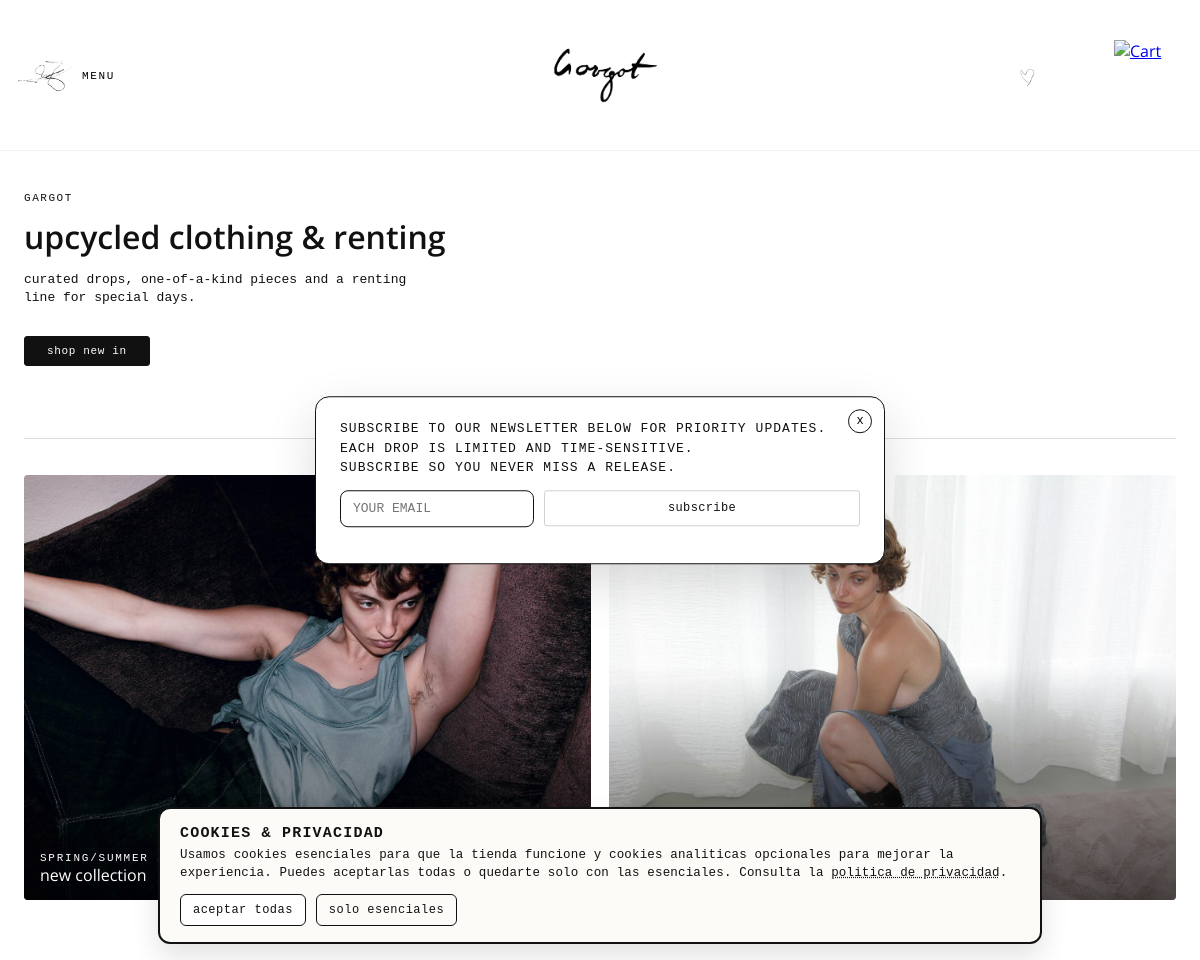
The page / on the database its author committed.
### tables this page shows
CREATE TABLE `home_cards` (
  `id` int(11) NOT NULL,
  `title` varchar(255) NOT NULL,
  `subtitle` varchar(255) DEFAULT NULL,
  `image_path` varchar(500) NOT NULL,
  `link_url` varchar(500) DEFAULT NULL,
  `sort_order` int(11) NOT NULL DEFAULT 1,
  `active` tinyint(1) NOT NULL DEFAULT 1,
  `card_size` varchar(10) NOT NULL DEFAULT 'md'
);

### index.php (the view, shortened to what this page needs)
<?php
require_once "includes/conexion.php";
$BASE_PATH = rtrim(dirname($_SERVER['SCRIPT_NAME'] ?? ''), '/\\');
$BASE_PATH = $BASE_PATH === '' ? '/' : $BASE_PATH . '/';
function normalize_link_url($url, $basePath) {
    $url = trim((string)$url);
    while (strpos($url, '../') === 0 || strpos($url, '..\\') === 0) {
        $url = substr($url, 3);
    }
    $lower = strtolower($url);
    $parts = parse_url($url);
    $path = $parts['path'] ?? '';
    $query = isset($parts['query']) ? '?' . $parts['query'] : '';
    $fragment = isset($parts['fragment']) ? '#' . $parts['fragment'] : '';
    $path = str_replace('\\', '/', $path);
    $isRoot = $path[0] === '/';
    $pathTrim = ltrim($path, '/');
    $baseTrim = trim($basePath, '/');
    $docRoot = rtrim($_SERVER['DOCUMENT_ROOT'] ?? '', '/\\');
    if ($isRoot) {
        if ($docRoot !== '') {
            $fsPath = $docRoot . $path;
        }
    } else {
        $fsPath = __DIR__ . '/' . $pathTrim;
    }
    return $basePath . $pathTrim . $query . $fragment;
}
$hasCardSize = false;
$colCheck = $conexion->query("SHOW COLUMNS FROM home_cards LIKE 'card_size'");
if ($colCheck && $colCheck->num_rows > 0) {
    $hasCardSize = true;
}
$sqlHomeCards = $hasCardSize
    ? "SELECT id, title, subtitle, link_url, image_path, card_size
       FROM home_cards
       WHERE active = 1
       ORDER BY sort_order ASC, id ASC"
    : "SELECT id, title, subtitle, link_url, image_path
       FROM home_cards
       WHERE active = 1
       ORDER BY sort_order ASC, id ASC";
$resHomeCards = $conexion->query($sqlHomeCards);
?>
<!DOCTYPE html>
<html lang="es">
<head>
    <link rel="stylesheet" href="css/estilos.css?v=3">
</head>
<body class="page-index">
<?php include 'includes/header.php'; ?>
<main class="home">
    <section class="home-hero">
        <div class="home-hero-inner">
            <p class="hero-kicker">gargot</p>
            <h1>upcycled clothing &amp; renting</h1>
            <p class="hero-text">
                curated drops, one-of-a-kind pieces and a renting line for special days.
            </p>
            <a href="new_in.php" class="btn-hero">shop new in</a>
        </div>
    </section>
    <section class="home-grid">
        <?php if ($resHomeCards && $resHomeCards->num_rows > 0): ?>
            <?php while ($card = $resHomeCards->fetch_assoc()): ?>
                <?php
                    $sizes = ['sm','md','lg','wide','tall'];
                    $cardSize = in_array($card['card_size'] ?? 'md', $sizes, true) ? $card['card_size'] : 'md';
                    $safeLink = normalize_link_url($card['link_url'] ?? '', $BASE_PATH);
                ?>
                <a href="<?php echo htmlspecialchars($safeLink); ?>" class="home-card home-card--<?php echo $cardSize; ?>">
                    <div class="home-card-media">
                        <img src="<?php echo htmlspecialchars($card['image_path']); ?>"
                             alt="<?php echo htmlspecialchars($card['title']); ?>">
                    </div>
                    <div class="home-card-overlay">
                        <span class="home-card-kicker">
                            <?php echo htmlspecialchars($card['subtitle']); ?>
                        </span>
                        <span class="home-card-title">
                            <?php echo htmlspecialchars($card['title']); ?>
                        </span>
                    </div>
                </a>
            <?php endwhile; ?>
        <?php else: ?>
            <p class="txt-secundario">
                no home cards configured yet. go to admin → home images.
            </p>
        <?php endif; ?>
    </section>
</main>
</body>
</html>

### css/estilos.css (style rules this page uses)
body { margin: 0; font-family: "GargotSans", system-ui, -apple-system, BlinkMacSystemFont, "Segoe UI", sans-serif; background: #ffffff; color: #111; }
h1, h2, h3, h4, h5, h6, .menu a, .producto-info .linea1, .producto-info .linea2, .producto-info .linea3, .tipo, .talla, .marca, .nombre, .header .logo { font-family: "GargotSans", system-ui, sans-serif !important; }
.home { max-width: 1200px; margin: 0 auto; padding: 30px 24px 60px; }
.home-hero { position: relative; width: 100%; min-height: 220px; margin-bottom: 36px; border-bottom: 1px solid #ddd; padding-bottom: 26px; }
.home-hero-inner { max-width: 520px; font-family: "Source Code Pro", monospace; }
.home-hero-inner h1 { font-family: "GargotSans", sans-serif; font-size: 32px; text-transform: lowercase; margin: 8px 0 10px; }
.hero-kicker { text-transform: uppercase; font-size: 11px; letter-spacing: 0.14em; }
.hero-text { font-size: 13px; line-height: 1.4; max-width: 420px; }
.btn-hero { display: inline-block; margin-top: 16px; padding: 8px 22px; border-radius: 3px; border: 1px solid #111; background: #111; color: #fff; font-family: "Source Code Pro", monospace; font-size: 11px; text-transform: lowercase; letter-spacing: 0.06em; text-decoration: none; cursor: pointer; }
.home-grid { display: grid; grid-template-columns: repeat(12, minmax(0, 1fr)); gap: 18px; grid-auto-flow: dense; width: 100%; }
.home-card { position: relative; display: block; text-decoration: none; color: inherit; overflow: hidden; border-radius: 4px; }
.home-card-media { width: 100%; aspect-ratio: 4 / 3; background: #f5f5f5; overflow: hidden; }
.home-card-media img { width: 100%; height: 100%; object-fit: cover; display: block; transition: transform 0.6s ease; }
.home-card-overlay { position: absolute; inset: 0; display: flex; flex-direction: column; justify-content: flex-end; padding: 14px 16px; color: #ffffff; background: linear-gradient(to top, rgba(0,0,0,0.55), transparent 55%); font-family: "Source Code Pro", monospace; }
.home-card-kicker { font-size: 11px; text-transform: uppercase; letter-spacing: 0.16em; }
.home-card-title { font-family: "GargotSans", sans-serif; font-size: 16px; text-transform: lowercase; }
.home-card--md { grid-column: span 6; grid-row: span 1; }

### rows shown on the page
home_cards: image_path (picture), subtitle "SPRING/SUMMER 26", title "new collection"
home_cards: image_path (picture)
